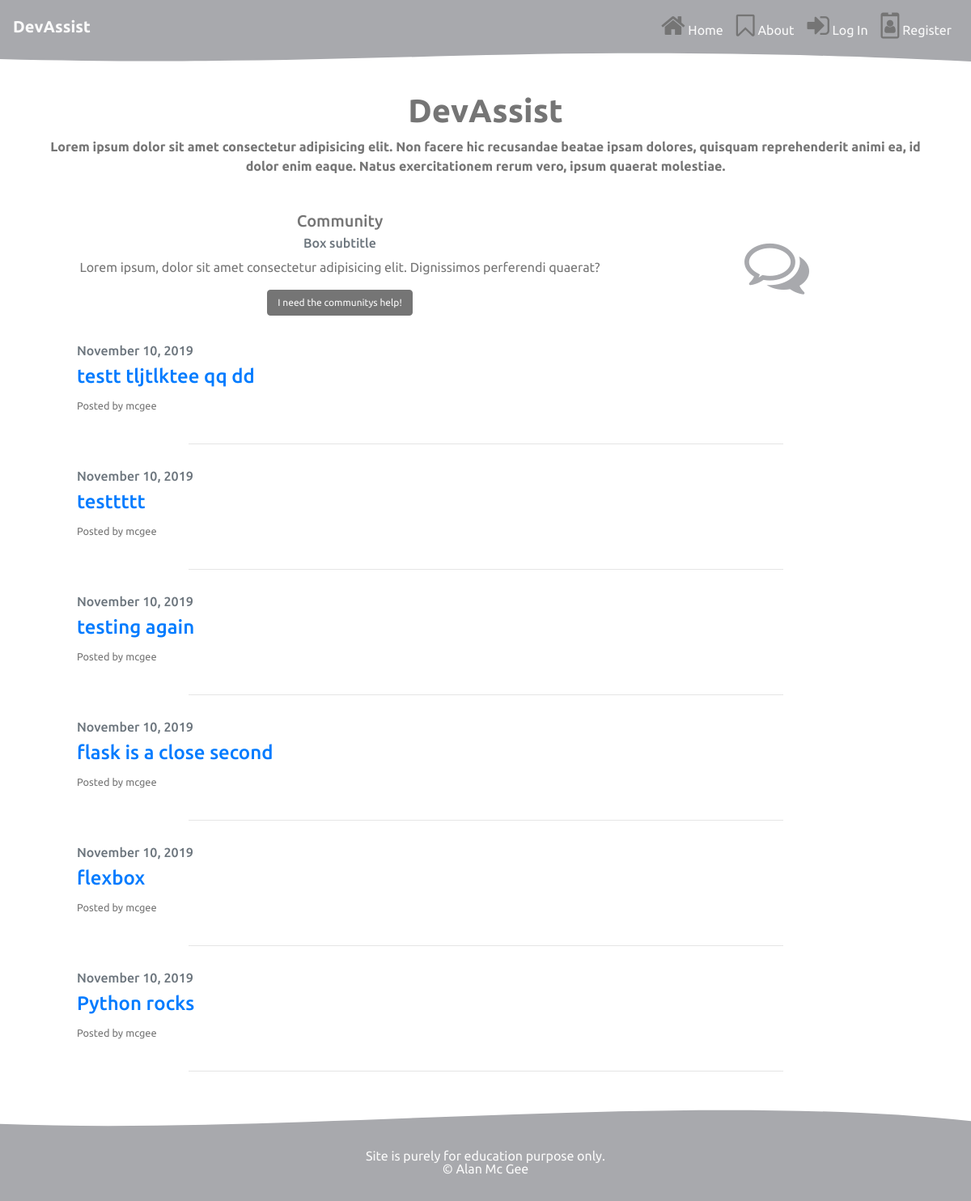
Before: /community/ with the older database file.
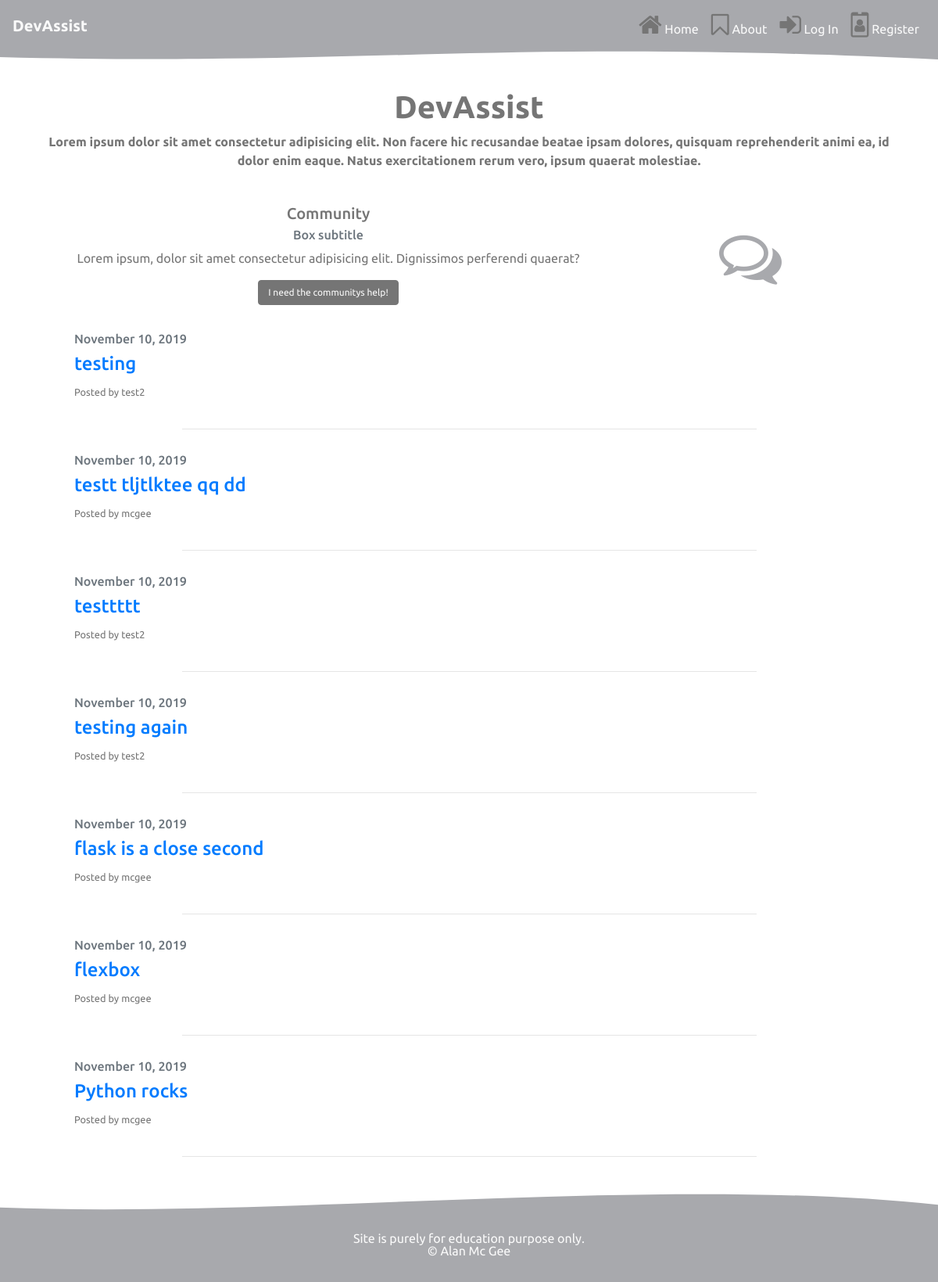
After: the same page with the newer database file.
### forum/models.py (models this page shows, shortened)
class Post(models.Model):
    title = models.CharField(max_length=100)
    content = models.TextField()
    date_posted = models.DateTimeField(default=timezone.now)
    author = models.ForeignKey(User, on_delete=models.CASCADE, default=1) # cascade -  when user is deleted remove all posts
    class Meta:
        ordering = ("-date_posted", )

### forum/views.py (the view)
# urls.py: path('community/', include('forum.urls')),
def community(request):
    querys = Post.objects.all()
    context = {
        "posts": querys
    }
    return render(request, "forum/forum_list.html", context)

### forum/templates/forum/forum_list.html
{% extends "base.html" %}
{% block content %}
<div class="container">
  <div class="=row">
    <div class="col">
        <div class="container mt-2 mb-2">
            <div class="row">
                <div class="col-md-8 order-2 order-md-1">
                    <div class="card">
                        <div class="card-body">
                          <h5 class="card-title">Community</h5>
                          <h6 class="card-subtitle mb-2 text-muted">Box subtitle</h6>
                          <p class="card-text">Lorem ipsum, dolor sit amet consectetur adipisicing elit. Dignissimos perferendi quaerat?</p>
                          <a href="{% url 'post-create' %}" class="btn btn-info">I need the communitys help!</a>
                        </div>
                    </div>
                </div>
                <div class="col-md-4 order-1">
                    <div style="margin: auto; text-align: center; padding-top:3rem;">
                        <i class="fa fa-comments-o fa-5x" aria-hidden="true"></i>
                      </div>
                  </div>
              </div>
      {% for post in posts %}
    <div class="card " style="text-align: left;">
        <div class="card-body">
          <h6 class="card-subtitle mb-2 text-muted">{{ post.date_posted|date:"F d, Y" }}</h6>
          <h4><a href="{% url 'post-detail' post.pk %}">{{ post.title }}</a></h4>
          <small>Posted by {{ post.author}}</small>
        </div>
    </div>
    <hr>
  {% endfor %}
</div>
</div>
</div>
{% endblock%}

Changed rows visible on the page:
added Post: date_posted "November 10, 2019", title "testing", author "test2"
changed Post "testtttt": author "mcgee" → "test2"
changed Post "testing again": author "mcgee" → "test2"
